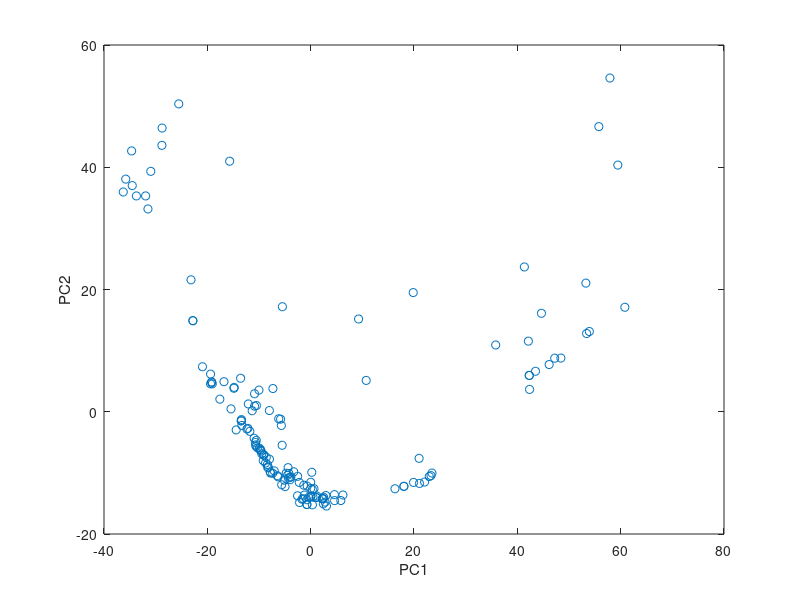

The MATLAB source for this figure:
clear all; %remove all the old variables in the workspace
close all;

%if database already exists
if exist('database.mat', 'file') == 2
    load('database.mat')
else
    files = dir(fullfile('yalefaces','*subject*'));%replace yalefaces with name of the dir here
    if isempty(files)
        error('dir yalefaces not exits or empty');
    end
    
    data = zeros(154,1600);%preallocating data matrix


    for i=1:length(files)
        tmp=imread(fullfile('yalefaces',files(i).name));%read files
        file=imresize(tmp, [40, 40]);%compress them to 40 by 40
        final = reshape(file, [1, 1600]);%flatten them to 1 by 1600
        data(i,:) = final;%concatenate to data matrix
    end

    save('database.mat','data');%saving the data matrix in file
    clearvars -except data
end

%standardising the data matrix
m = mean(data);
s = std(data);

data  = data - repmat(m,size(data,1),1);
data = data./repmat(s,size(data,1),1);

[U, Sig, V] = svd(data);%calculating eigenvectors
final = data * (V(:,1:2));%selected only 2 eigenvectors

figure;plot(final(:,1), -final(:,2), 'o');%rotated to match axes
xlabel('PC1'); ylabel('PC2');
print('-dpng', 'plot.png');